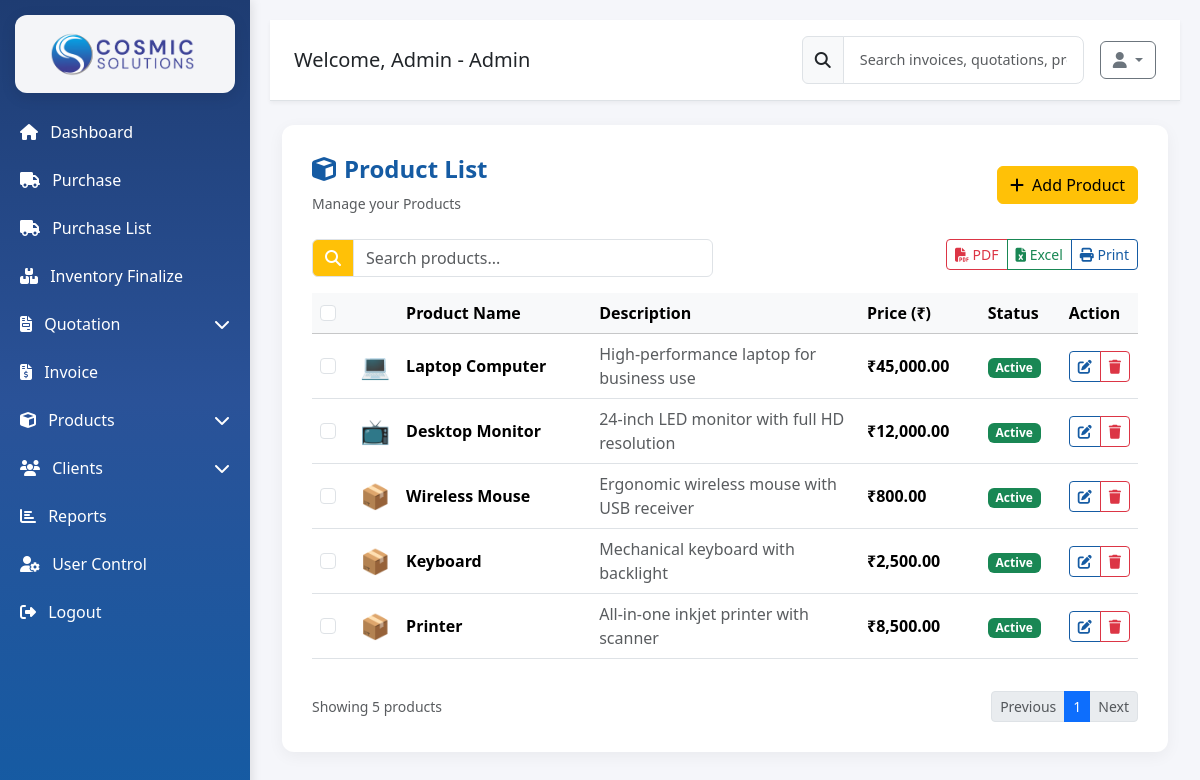
Page /product_list.php (signed in) on the earlier database version.
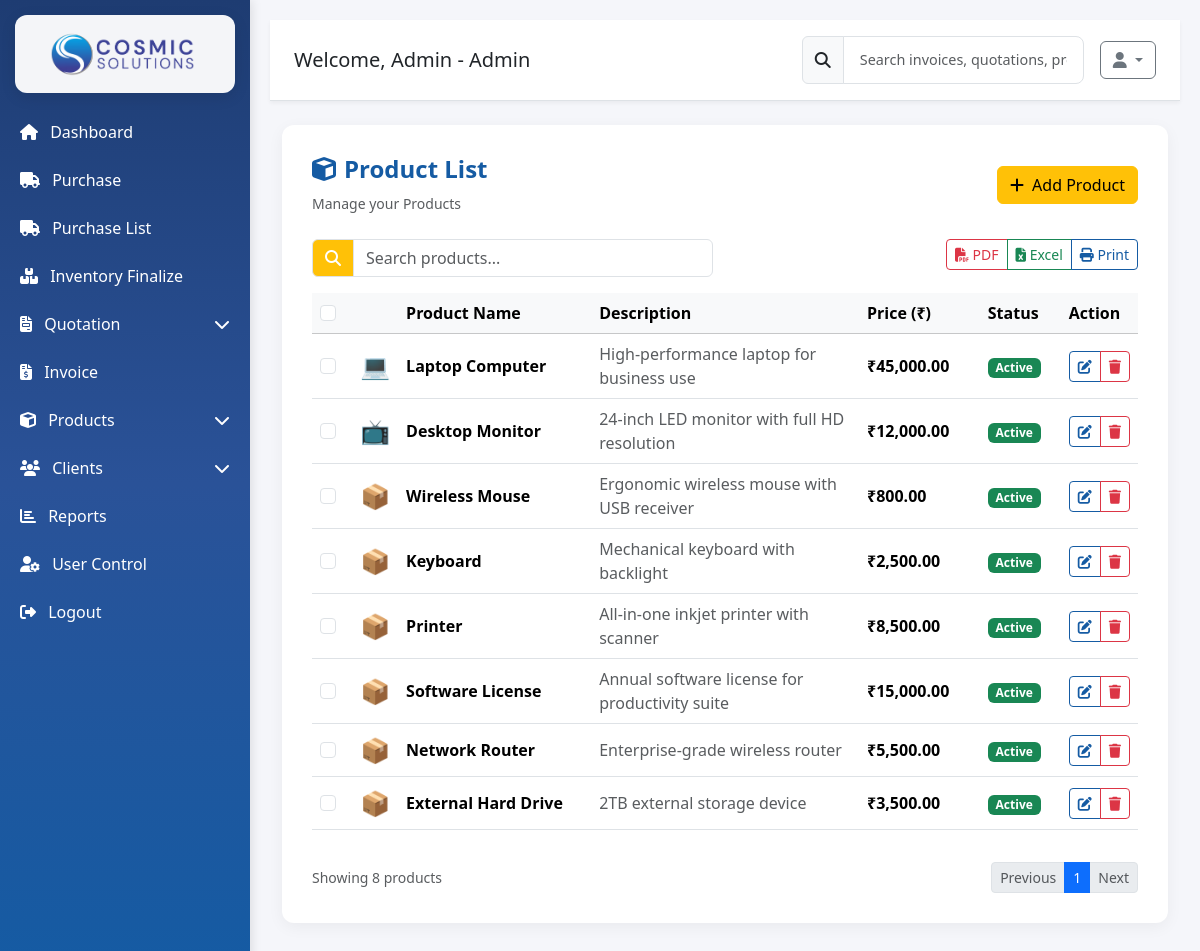
Same page on the later database version.
### tables this page shows
CREATE TABLE IF NOT EXISTS products (
    product_id INT AUTO_INCREMENT PRIMARY KEY,
    product_name VARCHAR(255) NOT NULL UNIQUE,
    description TEXT,
    price DECIMAL(10,2) NOT NULL,
    status ENUM('Active', 'Inactive') DEFAULT 'Active',
    created_by INT,
    created_at TIMESTAMP DEFAULT CURRENT_TIMESTAMP,
    updated_at TIMESTAMP DEFAULT CURRENT_TIMESTAMP ON UPDATE CURRENT_TIMESTAMP,
    FOREIGN KEY (created_by) REFERENCES users(user_id) ON DELETE SET NULL
);

### product_list.php (the view, shortened to what the changed rows need)
<?php
include 'config/db.php';
$query = "SELECT * FROM products ORDER BY created_at DESC";
$result = mysqli_query($conn, $query);
?>
<!DOCTYPE html>
<html lang="en">
<?php include 'head.php'; ?>
<body>
<div class="main">
    <div class="container-fluid py-4">
        <div class="form-section">
            <div class="table-responsive">
                <table class="table table-hover align-middle" id="productTable">
                    <thead class="table-light">
                        <tr>
                            <th width="5%">
                                <input type="checkbox" class="form-check-input" id="selectAll">
                            </th>
                            <th width="5%"></th>
                            <th width="25%">Product Name</th>
                            <th width="35%">Description</th>
                            <th width="15%">Price (₹)</th>
                            <th width="10%">Status</th>
                            <th width="10%">Action</th>
                        </tr>
                    </thead>
                    <tbody>
                        <?php if (mysqli_num_rows($result) > 0): ?>
                            <?php while ($row = mysqli_fetch_assoc($result)): ?>
                                <?php
                                $product_name = $row['product_name'];
                                $icon = '📦';
                                if (stripos($product_name, 'macbook') !== false || stripos($product_name, 'laptop') !== false) $icon = '💻';
                                elseif (stripos($product_name, 'iphone') !== false || stripos($product_name, 'phone') !== false) $icon = '📱';
                                elseif (stripos($product_name, 'samsung') !== false) $icon = '📱';
                                elseif (stripos($product_name, 'ipad') !== false || stripos($product_name, 'tablet') !== false) $icon = '📱';
                                elseif (stripos($product_name, 'airpods') !== false || stripos($product_name, 'headphone') !== false) $icon = '🎧';
                                elseif (stripos($product_name, 'watch') !== false) $icon = '⌚';
                                elseif (stripos($product_name, 'tv') !== false || stripos($product_name, 'monitor') !== false) $icon = '📺';
                                $status_class = $row['status'] == 'Active' ? 'bg-success' : 'bg-secondary';
                                ?>
                                <tr>
                                    <td>
                                        <input type="checkbox" class="form-check-input row-checkbox">
                                    </td>
                                    <td>
                                        <span style="font-size: 1.5em;"><?= $icon ?></span>
                                    </td>
                                    <td>
                                        <strong><?= htmlspecialchars($product_name) ?></strong>
                                    </td>
                                    <td>
                                        <span class="text-muted">
                                            <?= htmlspecialchars(substr($row['description'], 0, 80)) ?>
                                        </span>
                                    </td>
                                    <td>
                                        <strong>₹<?= number_format($row['price'], 2) ?></strong>
                                    </td>
                                    <td>
                                        <span class="badge <?= $status_class ?>"><?= $row['status'] ?></span>
                                    </td>
                                    <td>
                                        <div class="btn-group">
                                            <a href="product_edit.php?id=<?= $row['product_id'] ?>"
                                               class="btn btn-outline-primary btn-sm" title="Edit">
                                                <i class="fas fa-edit"></i>
                                            </a>
                                            <a href="product_delete.php?id=<?= $row['product_id'] ?>"
                                               class="btn btn-outline-danger btn-sm"
                                               onclick="return confirm('Are you sure you want to delete this product?')"
                                               title="Delete">
                                                <i class="fas fa-trash"></i>
                                            </a>
                                        </div>
                                    </td>
                                </tr>
                            <?php endwhile; ?>
                        <?php endif; ?>
                    </tbody>
                </table>
            </div>
            <?php if (mysqli_num_rows($result) > 0): ?>
                <div class="d-flex justify-content-between align-items-center mt-3">
                    <small class="text-muted">
                        Showing <?= mysqli_num_rows($result) ?> products
                    </small>
                    <nav aria-label="Page navigation">
                        <ul class="pagination pagination-sm mb-0">
                            <li class="page-item disabled">
                                <a class="page-link" href="#" tabindex="-1">Previous</a>
                            </li>
                            <li class="page-item active">
                                <a class="page-link" href="#">1</a>
                            </li>
                            <li class="page-item disabled">
                                <a class="page-link" href="#">Next</a>
                            </li>
                        </ul>
                    </nav>
                </div>
            <?php endif; ?>
        </div>
    </div>
</div>
</body>
</html>

Differences in the rows shown:
added products: icon "📦", product_name "Software License", description "Annual software license for productivity suite", price "15,000.00", status "Active"
added products: icon "📦", product_name "Network Router", description "Enterprise-grade wireless router", price "5,500.00", status "Active"
added products: icon "📦", product_name "External Hard Drive", description "2TB external storage device", price "3,500.00", status "Active"
Other differences:
mysqli_num_rows($result): "5" → "8"
